Frame 1 (no input): blank canvas, image omitted
Frame 60 (no input): blank canvas, image omitted
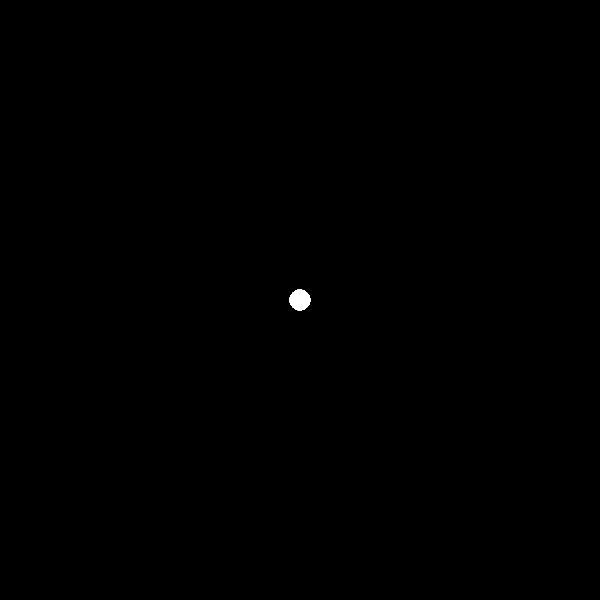
Frame 120 (the mouse pressed at the canvas centre since frame 60)

The p5.js sketch whose frames 1 and 60 were blank and that drew this single picture after the mouse press (run headless with seeded random() and noise() and a simulated clock; from frame 60 on, the mouse is pressed at the canvas centre):

// p5.js sketch
// ── sketch.js
function setup() {
    createCanvas(600, 600);
    background("black");
  }
  
  function draw() {
    stroke("white");
    fill("white");
  
  
    if (mouseIsPressed) {
      circle(mouseX, mouseY, 20, 35);
    }
  }
  
